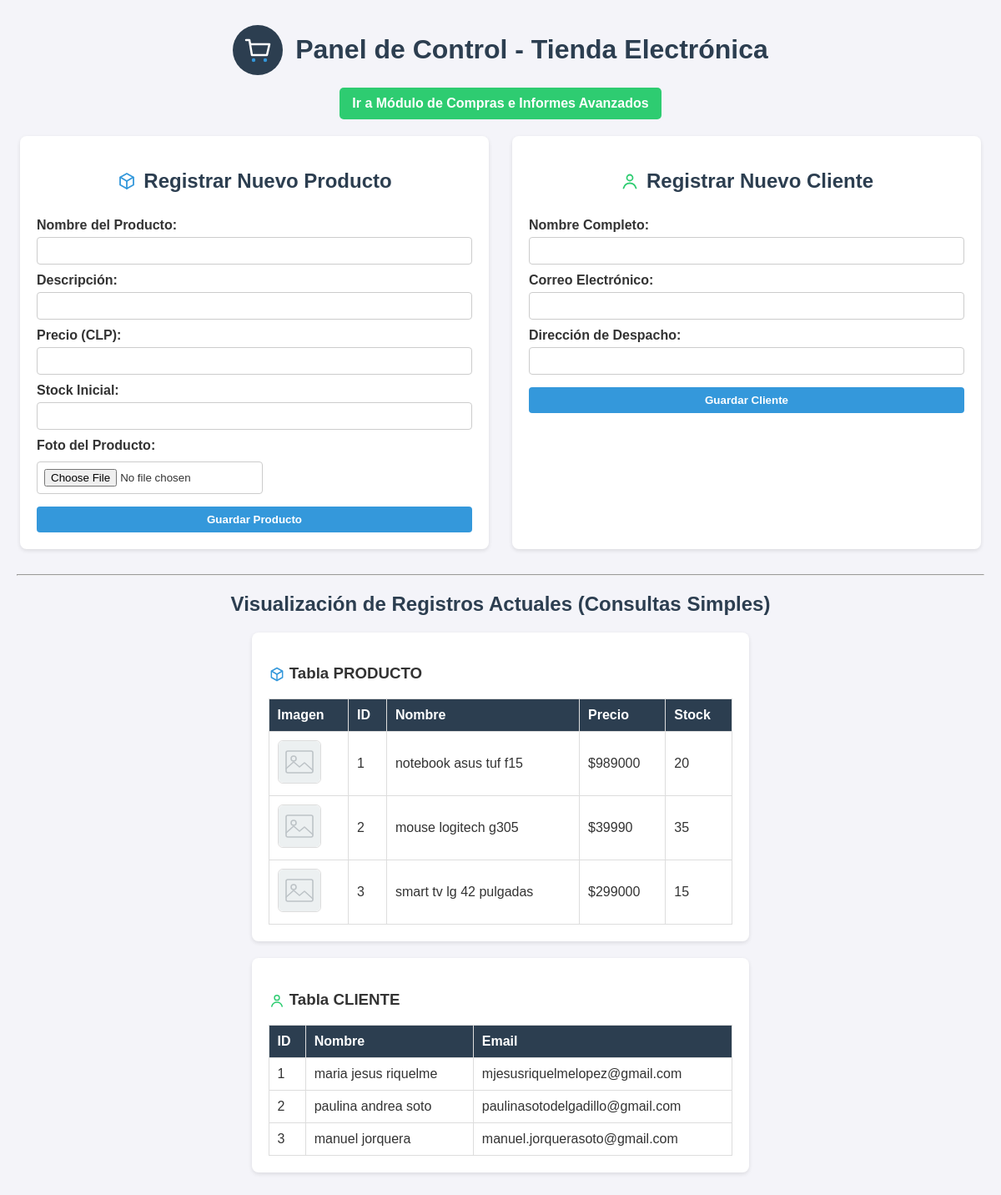
Before: / with the older database file.
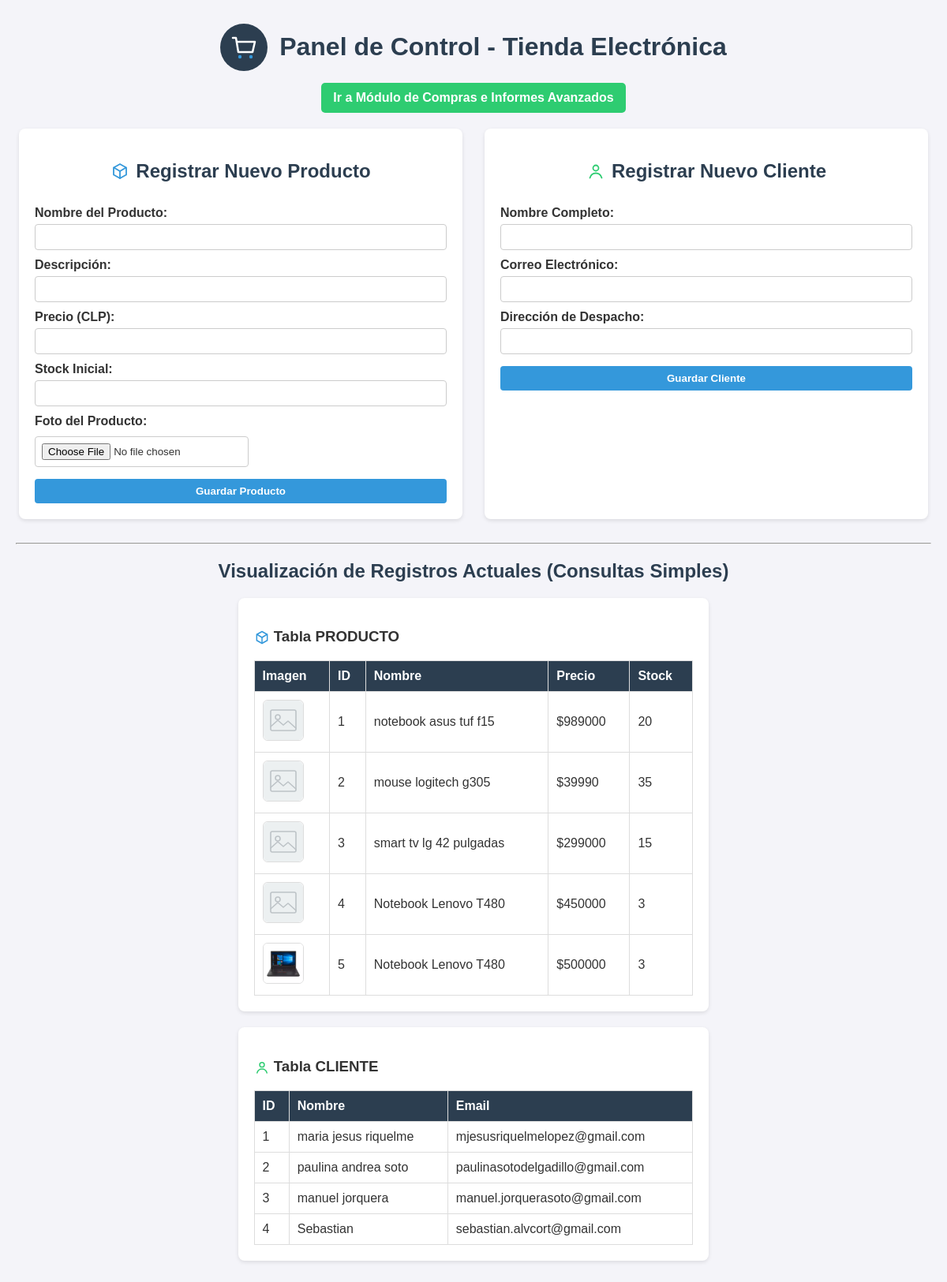
After: the same page with the newer database file.
### tables this page shows
CREATE TABLE IF NOT EXISTS `producto` (
  `id_producto` int(11) NOT NULL AUTO_INCREMENT,
  `nombre` varchar(100) NOT NULL,
  `descripcion` text DEFAULT NULL,
  `precio` int(11) NOT NULL,
  `stock` int(11) NOT NULL,
  `imagen` varchar(255) DEFAULT NULL,
  PRIMARY KEY (`id_producto`)
);

CREATE TABLE IF NOT EXISTS `cliente` (
  `id_cliente` int(11) NOT NULL AUTO_INCREMENT,
  `nombre` varchar(100) NOT NULL,
  `email` varchar(100) NOT NULL,
  `direccion` varchar(150) NOT NULL,
  PRIMARY KEY (`id_cliente`)
);

### index.php (the view, shortened to what this page needs)
<?php include 'conexion.php'; ?>
<!DOCTYPE html>
<html lang="es">
<head>
</head>
<body>
    <div class="cabecera">
        <img src="assets/logo.svg" alt="Logo Tienda Electrónica">
        <h1>Panel de Control - Tienda Electrónica</h1>
    </div>
    <div style="text-align: center;">
        <a href="compras.php" class="nav-btn">Ir a Módulo de Compras e Informes Avanzados</a>
    </div>
    <div class="container">
        <div class="box">
            <h2><img src="assets/icons/producto.svg" alt="">Registrar Nuevo Producto</h2>
            <form action="procesar.php" method="POST" enctype="multipart/form-data" onsubmit="return validarFormulario('producto')">
                <label for="p_nombre">Nombre del Producto:</label>
                <input type="text" id="p_nombre" name="nombre" required>
                <label for="p_desc">Descripción:</label>
                <input type="text" id="p_desc" name="descripcion">
                <label for="p_precio">Precio (CLP):</label>
                <input type="number" id="p_precio" name="precio" required>
                <label for="p_stock">Stock Inicial:</label>
                <input type="number" id="p_stock" name="stock" required>
                <label for="p_imagen">Foto del Producto:</label>
                <div class="campo-imagen">
                    <input type="file" id="p_imagen" name="imagen_producto" accept="image/png, image/jpeg, image/webp" onchange="previsualizarImagen(this)">
                </div>
                <input type="submit" value="Guardar Producto">
            </form>
        </div>
        <div class="box">
            <h2><img src="assets/icons/cliente.svg" alt="">Registrar Nuevo Cliente</h2>
            <form action="procesar.php" method="POST" onsubmit="return validarFormulario('cliente')">
                <label for="c_nombre">Nombre Completo:</label>
                <input type="text" id="c_nombre" name="nombre" required>
                <label for="c_email">Correo Electrónico:</label>
                <input type="email" id="c_email" name="email" required>
                <label for="c_dir">Dirección de Despacho:</label>
                <input type="text" id="c_dir" name="direccion" required>
                <input type="submit" value="Guardar Cliente">
            </form>
        </div>
    </div>
    <hr>
    <h2>Visualización de Registros Actuales (Consultas Simples)</h2>
    <div class="container">
        <div class="box" style="width: 48%;">
            <h3><img src="assets/icons/producto.svg" alt="" style="width:20px;height:20px;vertical-align:middle;"> Tabla PRODUCTO</h3>
            <table>
                <tr><th>Imagen</th><th>ID</th><th>Nombre</th><th>Precio</th><th>Stock</th></tr>
                <?php
                $sql = "SELECT id_producto, nombre, precio, stock, imagen FROM PRODUCTO";
                $res = $conn->query($sql);
                if ($res && $res->num_rows > 0) {
                    while($row = $res->fetch_assoc()) {
                        $ruta_img = !empty($row['imagen']) ? "uploads/" . htmlspecialchars($row['imagen']) : "uploads/placeholder.svg";
                        echo "<tr><td><img class='img-producto' src='{$ruta_img}' alt='Foto de {$row['nombre']}'></td><td>{$row['id_producto']}</td><td>{$row['nombre']}</td><td>\${$row['precio']}</td><td>{$row['stock']}</td></tr>";
                    }
                } else { echo "<tr><td colspan='5'>No hay productos.</td></tr>"; }
                ?>
            </table>
        </div>
        <div class="box" style="width: 48%;">
            <h3><img src="assets/icons/cliente.svg" alt="" style="width:20px;height:20px;vertical-align:middle;"> Tabla CLIENTE</h3>
            <table>
                <tr><th>ID</th><th>Nombre</th><th>Email</th></tr>
                <?php
                $sql = "SELECT id_cliente, nombre, email FROM CLIENTE";
                $res = $conn->query($sql);
                if ($res && $res->num_rows > 0) {
                    while($row = $res->fetch_assoc()) {
                        echo "<tr><td>{$row['id_cliente']}</td><td>{$row['nombre']}</td><td>{$row['email']}</td></tr>";
                    }
                } else { echo "<tr><td colspan='3'>No hay clientes.</td></tr>"; }
                ?>
            </table>
        </div>
    </div>
</body>
</html>

### index.php (style rules this page uses)
body { font-family: Arial, sans-serif; background-color: #f4f4f9; margin: 20px; color: #333; }
h1, h2 { color: #2c3e50; text-align: center; }
.container { display: flex; flex-wrap: wrap; justify-content: space-around; gap: 20px; margin-bottom: 30px; }
.box { background: white; padding: 20px; border-radius: 8px; box-shadow: 0 2px 5px rgba(0,0,0,0.1); width: 45%; min-width: 300px; }
form { display: flex; flex-direction: column; }
label { margin-top: 10px; font-weight: bold; }
input, text-area { padding: 8px; margin-top: 5px; border: 1px solid #ccc; border-radius: 4px; }
input[type="submit"] { margin-top: 15px; background-color: #3498db; color: white; border: none; cursor: pointer; font-weight: bold; }
table { width: 100%; border-collapse: collapse; margin-top: 15px; background: white; }
th, td { border: 1px solid #ddd; padding: 10px; text-align: left; }
th { background-color: #2c3e50; color: white; }
.nav-btn { display: inline-block; padding: 10px 15px; background-color: #2ecc71; color: white; text-decoration: none; border-radius: 5px; font-weight: bold; margin-bottom: 20px; }
.cabecera { display: flex; align-items: center; justify-content: center; gap: 15px; margin-bottom: 5px; }
.cabecera img { width: 60px; height: 60px; }
h2 { display: flex; align-items: center; justify-content: center; gap: 8px; }
h2 img { width: 24px; height: 24px; }
.img-producto { width: 50px; height: 50px; object-fit: cover; border-radius: 6px; border: 1px solid #ddd; }
.campo-imagen { display: flex; align-items: center; gap: 10px; margin-top: 5px; }

Changed rows visible on the page:
added producto: id_producto "4", nombre "Notebook Lenovo T480", precio "450000", stock "3"
added producto: imagen (picture), id_producto "5", nombre "Notebook Lenovo T480", precio "500000", stock "3"
added cliente: id_cliente "4", nombre "Sebastian", email "sebastian.alvcort@gmail.com"
